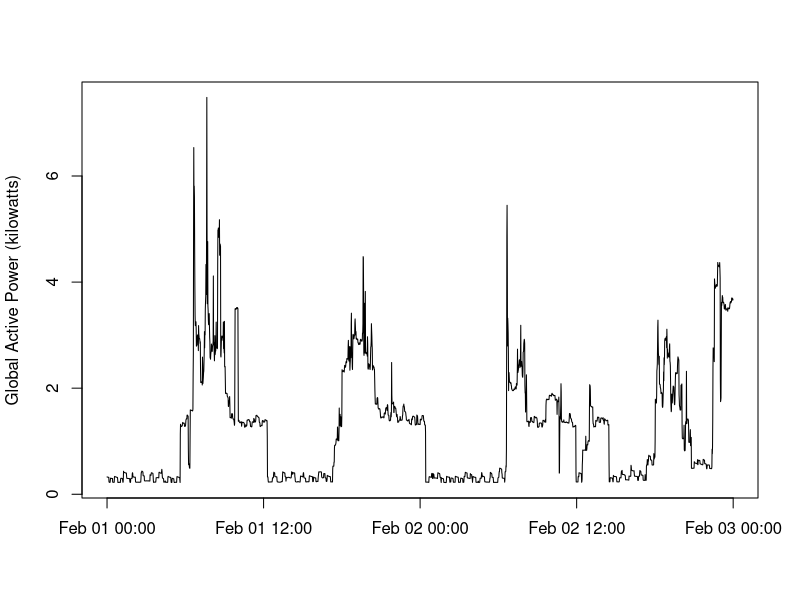

Reproduce this figure in R.
#This script generates a line graph of the global active power consumed per 
#day-time for the electric power consumption in one household during February 
#1st and February 2nd, 2007.

#Reading the data (extracted from the household_power_consumption.txt)
consumption <- read.table(file="touse.txt",header = TRUE, "sep"=";",as.is = TRUE)
consumption$FullDate <- strptime(paste(consumption$Date,consumption$Time), 
                                 format="%d/%m/%Y %H:%M:%S")
#Creating the png file
if(!file.exists("plots")) {dir.create("plots")}
png(filename = "./plots/plot2.png",width = 480, height = 480)

#Creating the line graph
with(consumption,plot(FullDate,Global_active_power,type="l", 
                      ylab="Global Active Power (kilowatts)",xlab=""))

#Closing the conection
dev.off()


#Removing the data set from memory
rm(consumption)